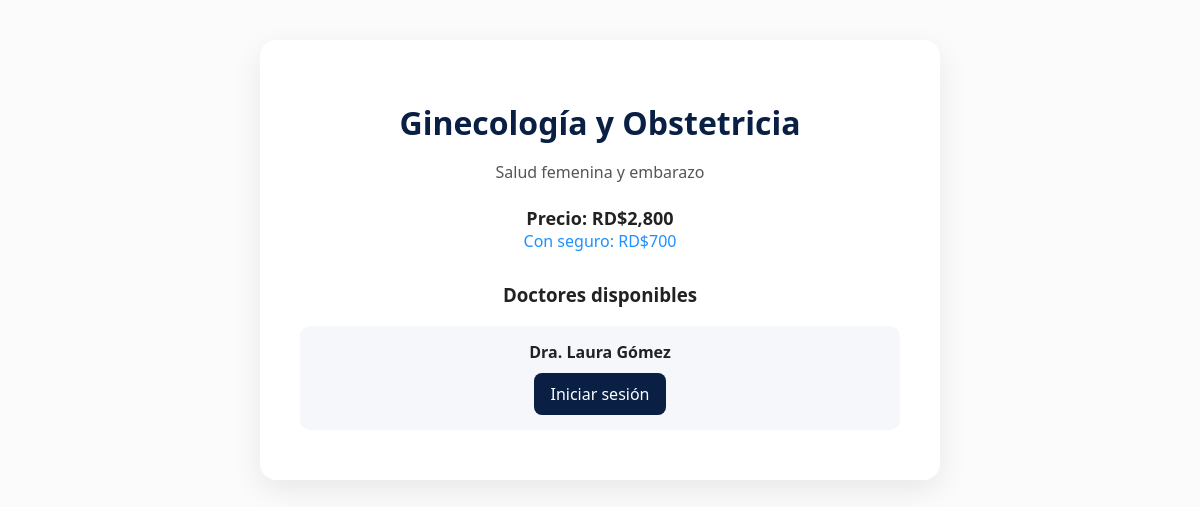
Page /especialidades/ver.php?id=4 on the committed database.
### tables this page shows
CREATE TABLE especialidades (
    id INT AUTO_INCREMENT PRIMARY KEY,
    nombre VARCHAR(100) NOT NULL,
    descripcion TEXT,
    precio DECIMAL(10,2) NOT NULL
);

CREATE TABLE doctores (
    id INT AUTO_INCREMENT PRIMARY KEY,
    nombre VARCHAR(100) NOT NULL,
    id_especialidad INT,
    FOREIGN KEY (id_especialidad) REFERENCES especialidades(id)
);

### especialidades/ver.php (the view, shortened to what this page needs)
<?php
require_once("../config/db.php");
$id = $_GET['id'];
$stmt = $pdo->prepare("SELECT * FROM especialidades WHERE id = ?");
$stmt->execute([$id]);
$esp = $stmt->fetch();
$stmt = $pdo->prepare("SELECT * FROM doctores WHERE id_especialidad = ?");
$stmt->execute([$id]);
$doctores = $stmt->fetchAll();
?>
<!DOCTYPE html>
<html>
<head>
<link rel="stylesheet" href="../assets/css/style.css">
</head>
<body>
<div class="detalle-container">
    <div class="detalle-box">
        <h1><?php echo $esp['nombre']; ?></h1>
        <p><?php echo $esp['descripcion']; ?></p>
        <div class="precio">
            Precio: RD$<?php echo number_format($esp['precio']); ?>
        </div>
        <div class="seguro">
            Con seguro: RD$<?php echo number_format($esp['precio'] * 0.25); ?>
        </div>
        <div class="doctores">
            <h3 style="text-align:center; margin-top:25px;">Doctores disponibles</h3>
            <?php if($doctores): ?>
                <?php foreach($doctores as $doc): ?>
                    <div class="doctor">
                        <strong><?php echo $doc['nombre']; ?></strong><br>
                        <?php if(isset($_SESSION['usuario'])): ?>
                            <a href="../user/agendar.php?doctor=<?php echo $doc['id']; ?>" class="btn">
                                Agendar cita
                            </a>
                        <?php else: ?>
                            <a href="../auth/login.php" class="btn">
                                Iniciar sesión
                            </a>
                        <?php endif; ?>
                    </div>
                <?php endforeach; ?>
            <?php else: ?>
                <p style="text-align:center;">No hay doctores disponibles.</p>
            <?php endif; ?>
        </div>
    </div>
</div>
</body>
</html>

### assets/css/style.css (style rules this page uses)
body { margin: 0; font-family: 'Segoe UI', Arial, sans-serif; background: #FBFBFB; color: #222; }

### especialidades/ver.php (style rules this page uses)
.detalle-container { min-height: 100vh; padding: 40px 20px; display: flex; justify-content: center; align-items: flex-start; }
.detalle-box { background: white; padding: 40px; border-radius: 16px; max-width: 600px; width: 100%; box-shadow: 0 10px 30px rgba(0,0,0,0.08); }
.detalle-box h1 { color: #0a1f44; margin-bottom: 15px; text-align: center; }
.detalle-box p { color: #555; line-height: 1.6; text-align: center; }
.precio { margin-top: 20px; font-size: 18px; font-weight: 600; text-align: center; }
.seguro { color: #1e90ff; font-size: 16px; text-align: center; }
.doctores { margin-top: 30px; }
.doctor { background: #f5f7fa; padding: 15px; border-radius: 10px; margin-bottom: 10px; text-align: center; }
.btn { display: inline-block; margin-top: 10px; padding: 10px 16px; background: #0a1f44; color: white; text-decoration: none; border-radius: 8px; transition: 0.3s; }

### rows in the picture
especialidades: nombre "Ginecología y Obstetricia", descripcion "Salud femenina y embarazo", precio "2,800", $esp['precio']*0.25 "700"
doctores: nombre "Dra. Laura Gómez"
